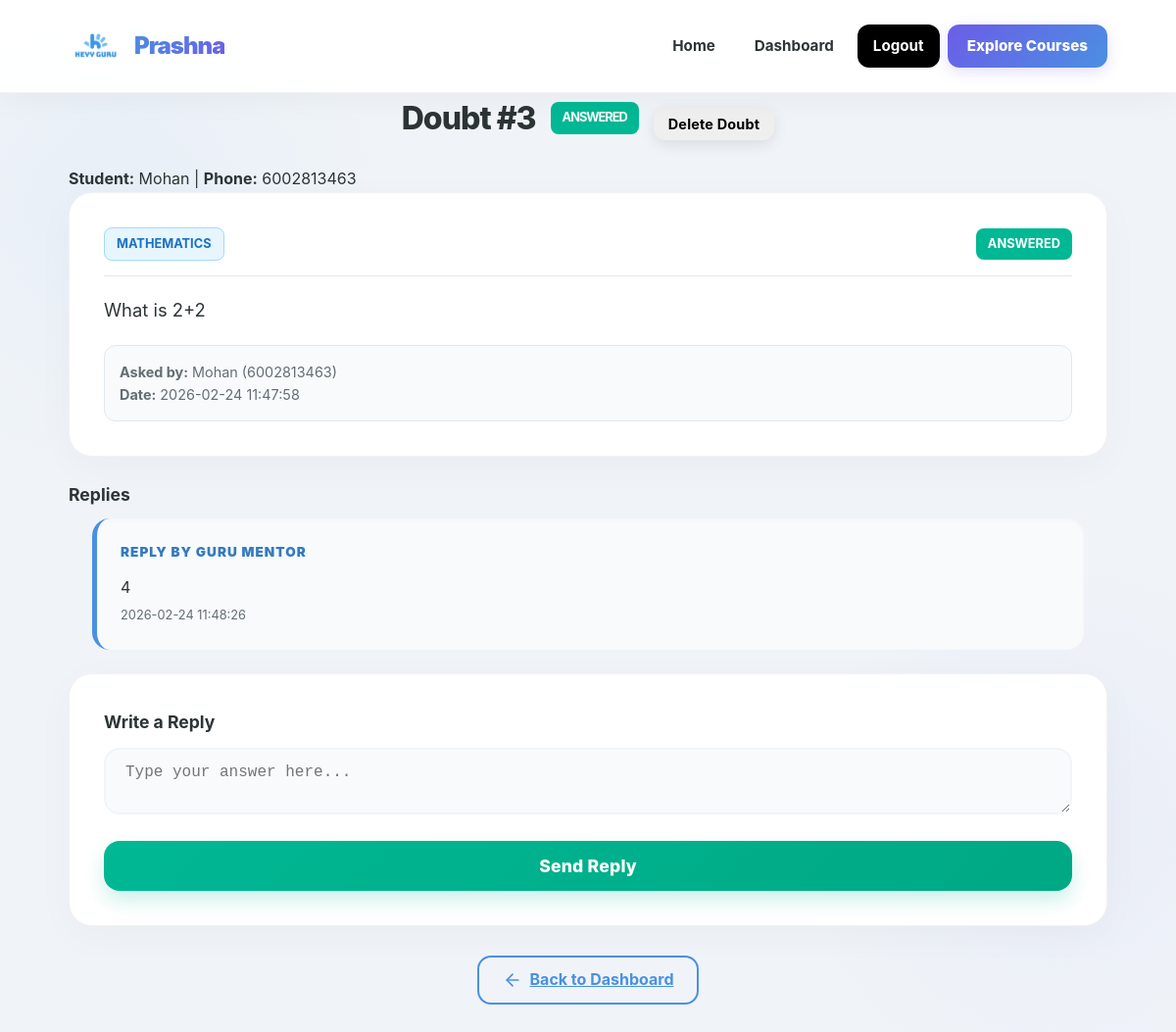
Page /mentor/view_doubt.php?id=3 (signed in) on the committed database.
### tables this page shows
CREATE TABLE doubts (
        id INTEGER PRIMARY KEY AUTOINCREMENT,
        student_id INTEGER NOT NULL,
        subject TEXT NOT NULL,
        question_text TEXT NOT NULL,
        status TEXT NOT NULL DEFAULT 'open' CHECK(status IN ('open','answered')),
        created_at DATETIME NOT NULL DEFAULT (datetime('now')),
        answered_at DATETIME DEFAULT NULL,
        FOREIGN KEY (student_id) REFERENCES users(id) ON DELETE CASCADE
    );

CREATE TABLE users (
        id INTEGER PRIMARY KEY AUTOINCREMENT,
        role TEXT NOT NULL DEFAULT 'student' CHECK(role IN ('student','mentor')),
        name TEXT NOT NULL,
        phone TEXT NOT NULL,
        email TEXT DEFAULT NULL,
        password_hash TEXT NOT NULL,
        created_at DATETIME NOT NULL DEFAULT (datetime('now'))
    );

CREATE TABLE replies (
        id INTEGER PRIMARY KEY AUTOINCREMENT,
        doubt_id INTEGER NOT NULL,
        mentor_id INTEGER NOT NULL,
        answer_text TEXT NOT NULL,
        created_at DATETIME NOT NULL DEFAULT (datetime('now')),
        FOREIGN KEY (doubt_id) REFERENCES doubts(id) ON DELETE CASCADE,
        FOREIGN KEY (mentor_id) REFERENCES users(id) ON DELETE CASCADE
    );

### helpers.php (called while the page is built, shortened)
<?php
function h(?string $s): string {
    return htmlspecialchars($s ?? '', ENT_QUOTES, 'UTF-8');
}

### mentor/view_doubt.php (the view, shortened to what this page needs)
<?php
require_once __DIR__ . '/../helpers.php';
$pdo = getDB();
$id = (int)($_GET['id'] ?? 0);
$stmt = $pdo->prepare("SELECT d.*, u.name as student_name, u.phone as student_phone, u.email as student_email FROM doubts d JOIN users u ON d.student_id = u.id WHERE d.id = ?");
$stmt->execute([$id]);
$doubt = $stmt->fetch();
$rs = $pdo->prepare("SELECT r.*, u.name as mentor_name FROM replies r JOIN users u ON r.mentor_id = u.id WHERE r.doubt_id = ? ORDER BY r.created_at DESC");
$rs->execute([$id]);
$replies = $rs->fetchAll();
?>
<!DOCTYPE html>
<html lang="en">
<head>
    <link rel="stylesheet" href="/css/style.css">
</head>
<body>
    <nav class="navbar">
        <div class="container">
            <a href="/" class="brand">
                <img src="/css/logo.jpg" alt="<?= h(APP_NAME) ?> Logo" class="logo">
                <span><?= h(APP_NAME) ?></span>
            </a>
            <div class="nav-links" id="navLinks">
                <a href="/">Home</a>
                <a href="/mentor/dashboard.php">Dashboard</a>
                <a href="/logout.php" class="btn-heyyguru">Logout</a>
                <a href="https://heyyguru.in/courses" class="btn-explore">Explore Courses</a>
            </div>
        </div>
    </nav>
    <div class="container">
        <h1 class="page-title" style="display:flex; justify-content:center; align-items:center; gap:15px;">
            Doubt #<?= $id ?>
            <span class="badge badge-<?= $doubt['status'] ?>"><?= h($doubt['status']) ?></span>
            <form method="POST" onsubmit="return confirm('Are you sure you want to delete this doubt?');" style="display:inline;">
                <button type="submit" name="delete_doubt" class="btn btn-sm btn-danger" style="padding: 8px 15px; font-size: 0.9rem;">Delete Doubt</button>
            </form>
        </h1>
        <div class="student-info">
            <strong>Student:</strong> <?= h($doubt['student_name']) ?> |
            <strong>Phone:</strong> <?= h($doubt['student_phone']) ?>
        </div>
        <div class="card doubt-detail-card">
            <div class="doubt-header" style="display:flex; justify-content:space-between; align-items:center; margin-bottom:20px; padding-bottom:15px; border-bottom:1px solid var(--border);">
                <span class="badge badge-secondary" style="background:#e7f5ff; color:#1971c2; border:1px solid #a5d8ff;"><?= h($doubt['subject']) ?></span>
                <span class="badge badge-<?= $doubt['status'] ?>"><?= h($doubt['status']) ?></span>
            </div>
            <div class="doubt-content">
                <p style="white-space:pre-wrap; font-size:1.15rem; color:var(--text); line-height:1.6; margin-bottom:20px;"><?= h($doubt['question_text']) ?></p>
                <div class="doubt-footer" style="font-size:0.9rem; color:var(--text-light); background:#f8fafc; padding:15px; border-radius:12px; border:1px solid var(--border);">
                    <strong>Asked by:</strong> <?= h($doubt['student_name']) ?> (<?= h($doubt['student_phone']) ?>)<br>
                    <strong>Date:</strong> <?= h($doubt['created_at']) ?>
                </div>
            </div>
        </div>
        <?php if (!empty($replies)): ?>
            <h2 style="font-size:1.1rem;margin:20px 0 10px;">Replies</h2>
            <?php foreach ($replies as $r): ?>
                <div class="reply-box">
                    <div class="reply-label">Reply by <?= h($r['mentor_name']) ?></div>
                    <p style="white-space:pre-wrap;"><?= h($r['answer_text']) ?></p>
                    <p style="font-size:0.8rem;color:#636E72;margin-top:6px;"><?= h($r['created_at']) ?></p>
                </div>
            <?php endforeach; ?>
        <?php endif; ?>
        <div class="card">
            <h2 style="font-size:1.1rem;margin-bottom:12px;">Write a Reply</h2>
            <form method="POST">
                <div class="form-group">
                    <textarea name="answer_text" required placeholder="Type your answer here..."><?= h($_POST['answer_text'] ?? '') ?></textarea>
                </div>
                <button type="submit" class="btn btn-primary btn-block" style="background: linear-gradient(135deg, var(--success) 0%, #00a884 100%); font-weight: 800; padding: 15px; border-radius: 16px; font-size: 1.1rem; box-shadow: 0 10px 20px rgba(0, 184, 148, 0.2);">Send Reply</button>
            </form>
        </div>
        <div style="margin: 30px 0; text-align: center;">
            <a href="/mentor/dashboard.php" class="btn-outline">
                <svg xmlns="http://www.w3.org/2000/svg" width="20" height="20" viewBox="0 0 24 24" fill="none" stroke="currentColor" stroke-width="2" stroke-linecap="round" stroke-linejoin="round"><line x1="19" y1="12" x2="5" y2="12"></line><polyline points="12 19 5 12 12 5"></polyline></svg>
                Back to Dashboard
            </a>
        </div>
    </div>
</body>
</html>

### rows in the picture
doubts: status "ANSWERED", student.name "Mohan", student.phone "6002813463", subject "MATHEMATICS", question_text "What is 2+2", created_at "2026-02-24 11:47:58"
replies: mentor.name "GURU MENTOR", answer_text "4", created_at "2026-02-24 11:48:26"

### other values in the picture
APP_NAME "Prashna"
$id "3"
